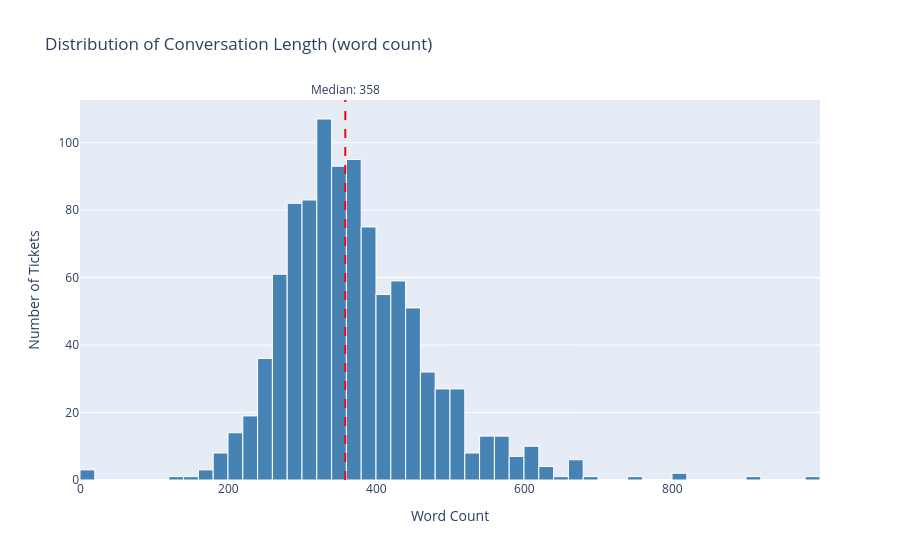

The code cell stored with this chart in its notebook:
### Markdown cell above
### 1.4 Dataset Exploration: Text Length Distribution

The `conversation` column contains full Agent/Customer transcripts. We check the 
distribution of conversation length (in words) to understand typical ticket size 
and spot any extreme outliers (e.g. very short or truncated conversations) that 
may need special handling during preprocessing.

### Code cell
import plotly.graph_objects as go

# Word count per conversation
df['conversation_word_count'] = df['conversation'].str.split().str.len()

print(df['conversation_word_count'].describe())

median_wc = df['conversation_word_count'].median()

fig = px.histogram(
    df, x='conversation_word_count', nbins=50,
    title='Distribution of Conversation Length (word count)',
    labels={'conversation_word_count': 'Word Count'},
    color_discrete_sequence=['steelblue']
)
fig.update_traces(marker_line_color='white', marker_line_width=1)
fig.add_vline(
    x=median_wc, line_dash='dash', line_color='red',
    annotation_text=f'Median: {median_wc:.0f}', annotation_position='top'
)
fig.update_layout(yaxis_title='Number of Tickets')
fig.show()

### Figure 1 — Plotly figure (JSON) as saved in the notebook; plotly's stock layout.template omitted (floating-point values rounded to 4 significant figures; data arrays with more than 128 entries replaced by an {"elided": "..."} marker saying what was removed)
{"data": [{"bingroup": "x", "hovertemplate": "Word Count=%{x}<br>count=%{y}<extra></extra>", "legendgroup": "", "marker": {"color": "steelblue", "line": {"color": "white", "width": 1}, "pattern": {"shape": ""}}, "name": "", "nbinsx": 50, "orientation": "v", "showlegend": false, "type": "histogram", "x": {"elided": "1000 int values"}, "xaxis": "x", "yaxis": "y"}], "layout": {"annotations": [{"showarrow": false, "text": "Median: 358", "x": 358, "xanchor": "center", "xref": "x", "y": 1, "yanchor": "bottom", "yref": "y domain"}], "barmode": "relative", "legend": {"tracegroupgap": 0}, "shapes": [{"line": {"color": "red", "dash": "dash"}, "type": "line", "x0": 358, "x1": 358, "xref": "x", "y0": 0, "y1": 1, "yref": "y domain"}], "title": {"text": "Distribution of Conversation Length (word count)"}, "xaxis": {"anchor": "y", "domain": [0, 1], "title": {"text": "Word Count"}}, "yaxis": {"anchor": "x", "domain": [0, 1], "title": {"text": "Number of Tickets"}}}}
